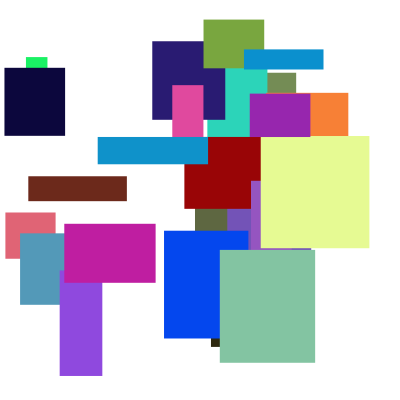
Frame 1 (no input)
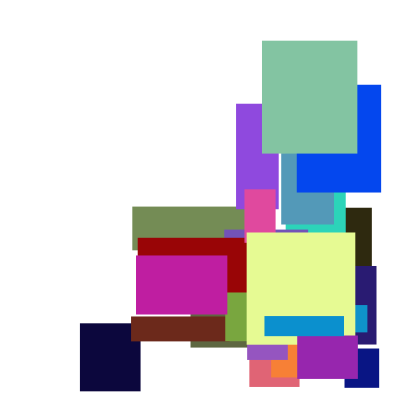
Frame 60 (the mouse pressed at the canvas centre just before this capture)
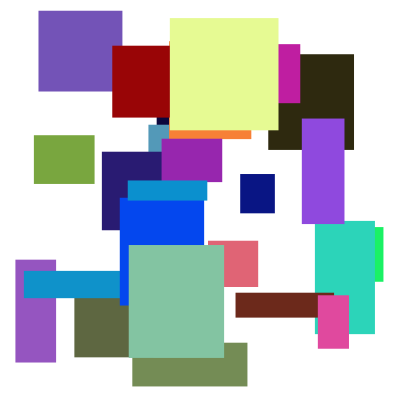
Frame 120 (the mouse held since frame 60 and released just before this capture)

The Processing sketch that drew these frames (run headless with seeded random() and noise(); from frame 60 on, the mouse is pressed at the canvas centre):

// Processing sketch: processing_46429
// ── processing_46429.pde

//Extra Credit 03
//copyright Maitri Shah Pittsburgh PA

final int MAX = 25;

float [ ] xValues = new float [MAX]; //position of X co-ordinate 
float [ ] yValues = new float [MAX]; //position og Y co-ordinate
float [ ] wd = new float [MAX] ;     //random width of rectangle
float [ ] ht = new float [MAX] ;     //random height of rectangle
float [ ] deltaX = new float [MAX] ; 
float [ ] deltaY = new float [MAX] ;
color [ ] colors = new color [MAX];


void setup ( )
{
  size ( 400, 400);
  initialize ( );      //feeding data into the array
}

void draw ( )
{
  background ( 255 );
  for ( int i = 0 ; i < MAX ; i++ )
    {
      drawfigure( i ) ;      
      movefigure ( i );
      bouncefigure( i );
      //println( deltaX[i] + "   " + deltaY[i] ) ;
    }

}

//---------------------------------------------------------------------------------

void bouncefigure(int i)
{
  if ( ( xValues[i] >= (width - wd[i])) || ( xValues[i] < (0) ) ) 
  {
    deltaX[i] = -deltaX[i] ;
  }
  
  if ( ( yValues[i] >= (height - ht[i])) || ( yValues[i] < (0 ) ) )
  {
    deltaY[i] = -deltaY[i] ;
  }  
}

//-----------------------------------------------------------------------------------

void movefigure( int i )
{
  xValues[i] = xValues[i] + deltaX[i];
  yValues[i] = yValues[i] + deltaY[i];
}

//----------------------------------------------------------------------------------

void drawfigure ( int i )
{
  noStroke( );
  fill(colors[i]);
  rect(xValues[i], yValues[i], wd[i],ht[i] ) ;
}

//-----------------------------------------------------------------------------------

void initialize ( )
{
 for ( int i = 0 ; i < MAX ; i++ )
  { 
   xValues[i] = random(0, 0.7*width);
   yValues[i] = random(0, 0.7*height) ;
   wd[i] = random(0.05*width, 0.3*width) ;
   ht[i] = random(0.05*height, 0.3*height) ;
   deltaX[i] = random ( 1 , 5 );
   deltaY[i] = random ( 1 , 5 );
   colors[i] = color( random(255), random(255), random(255) );   
  }
}
